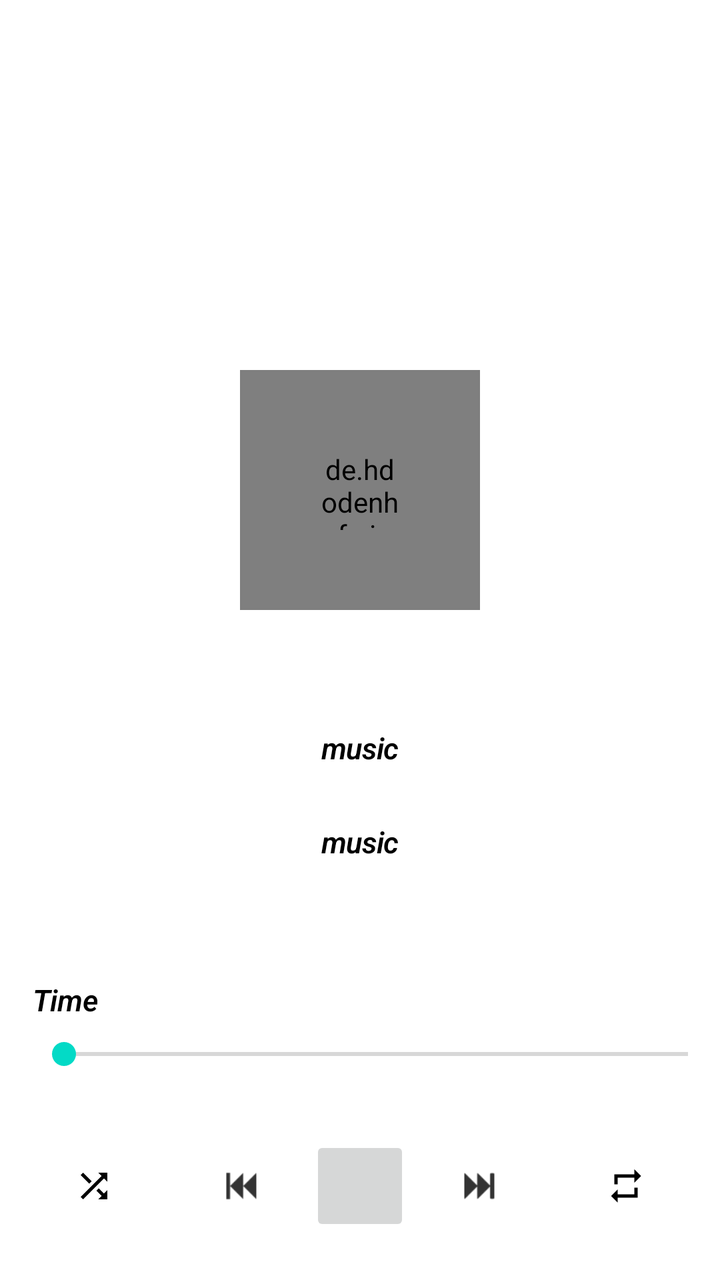
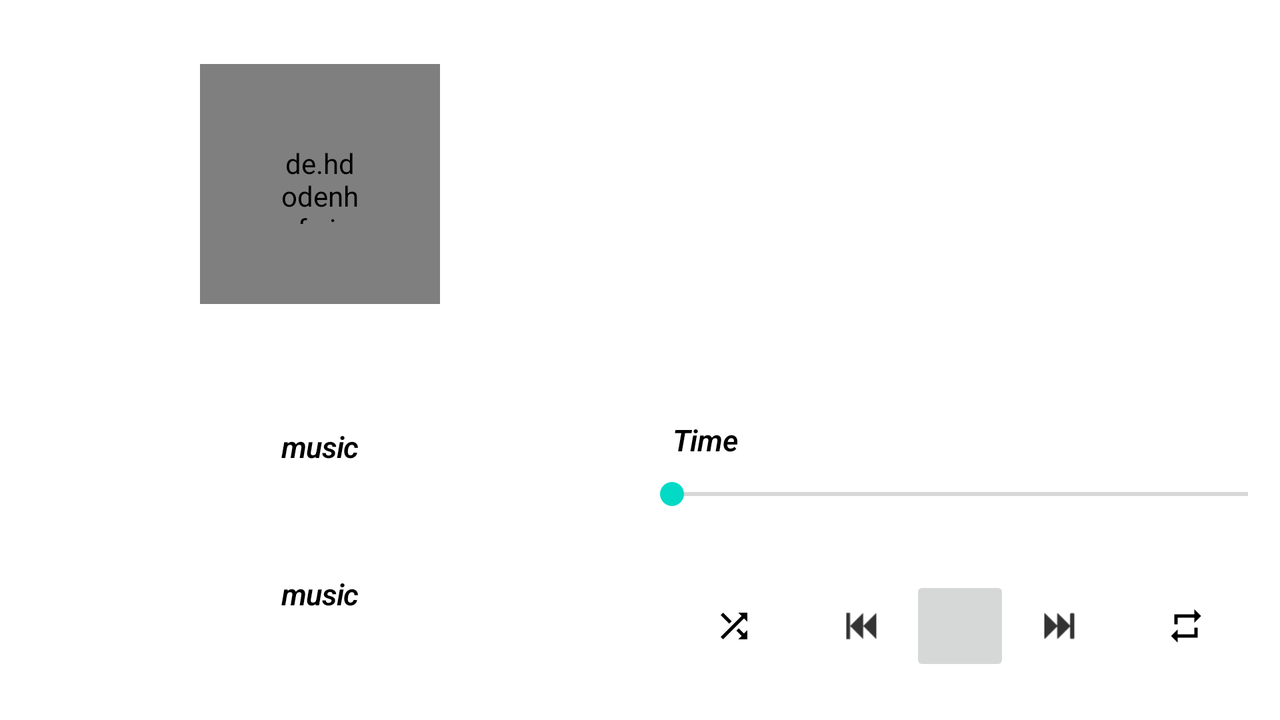

One screen, two layout resources from the same app: the default and the repository's alternative for another configuration. Each is rendered where Android would select it; the XML of both is given below.
<!-- AndroidManifest.xml: application theme Theme.MaterialComponents.Light.DarkActionBar -->
<!-- res/layout/activity_playback_page.xml -->
<?xml version="1.0" encoding="utf-8"?>
<androidx.constraintlayout.widget.ConstraintLayout xmlns:android="http://schemas.android.com/apk/res/android"
    xmlns:app="http://schemas.android.com/apk/res-auto"
    xmlns:tools="http://schemas.android.com/tools"
    android:layout_width="match_parent"
    android:layout_height="match_parent"
    android:id="@+id/play_music_layout"
    tools:context=".controller.PlaybackPageActivity">

    <SeekBar
        android:id="@+id/seekBar_music"
        android:layout_width="match_parent"
        android:layout_height="wrap_content"
        android:layout_marginStart="16dp"
        android:layout_marginLeft="16dp"
        android:layout_marginBottom="32dp"
        app:layout_constraintBottom_toTopOf="@+id/play_music"
        app:layout_constraintEnd_toEndOf="parent"
        app:layout_constraintStart_toStartOf="parent" />

    <TextView
        android:id="@+id/TvmusicName"
        android:layout_width="wrap_content"
        android:layout_height="wrap_content"
        android:layout_marginTop="32dp"
        android:text="music"
        android:textSize="15sp"
        android:textAlignment="center"
        android:textColor="#000000"
        android:textStyle="bold|italic"
        style="@style/TextAppearance.MaterialComponents.Headline2"
        app:layout_constraintBottom_toTopOf="@+id/TvArtistName"
        app:layout_constraintEnd_toEndOf="parent"
        app:layout_constraintHorizontal_bias="0.5"
        app:layout_constraintStart_toStartOf="parent"
        app:layout_constraintTop_toBottomOf="@+id/image_back_music" />

    <TextView
        android:id="@+id/TvArtistName"
        android:layout_width="wrap_content"
        android:layout_height="wrap_content"
        android:layout_marginBottom="32dp"
        android:text="music"
        android:textSize="15sp"
        android:textAlignment="center"
        android:textColor="#000000"
        style="@style/TextAppearance.MaterialComponents.Headline2"
        android:textStyle="bold|italic"
        app:layout_constraintBottom_toTopOf="@+id/text_view_time"
        app:layout_constraintEnd_toEndOf="parent"
        app:layout_constraintStart_toStartOf="parent"
        app:layout_constraintTop_toBottomOf="@+id/TvmusicName" />

    <TextView
        android:id="@+id/text_view_time"
        android:layout_width="wrap_content"
        android:layout_height="wrap_content"
        android:layout_marginStart="16dp"
        android:layout_marginLeft="16dp"
        android:text="Time"
        android:textSize="15sp"
        android:textAlignment="center"
        android:textColor="#000000"
        style="@style/TextAppearance.MaterialComponents.Headline2"
        android:textStyle="bold|italic"
        android:layout_marginBottom="8dp"
        app:layout_constraintBottom_toTopOf="@+id/seekBar_music"
        app:layout_constraintStart_toStartOf="parent" />

    <androidx.appcompat.widget.AppCompatImageButton
        android:id="@+id/shuffle_music"
        app:layout_constraintHorizontal_weight="1"
        android:layout_width="30dp"
        android:layout_height="30dp"
        android:layout_marginStart="32dp"
        android:layout_marginLeft="32dp"
        android:layout_marginBottom="32dp"
        android:background="@drawable/ic_shuffle"
        app:layout_constraintBottom_toBottomOf="parent"
        app:layout_constraintHorizontal_chainStyle="spread_inside"
        app:layout_constraintStart_toStartOf="parent" />

    <androidx.appcompat.widget.AppCompatImageButton
        android:id="@+id/previous_music"
        android:layout_width="30dp"
        android:layout_height="30dp"
        android:layout_marginStart="24dp"
        android:layout_marginLeft="24dp"
        android:background="@drawable/ic_previous_arrow"
        app:layout_constraintBottom_toBottomOf="@+id/shuffle_music"
        app:layout_constraintEnd_toStartOf="@+id/play_music"
        app:layout_constraintHorizontal_weight="1"
        app:layout_constraintStart_toEndOf="@+id/shuffle_music"
        app:layout_constraintTop_toTopOf="@+id/shuffle_music" />

    <androidx.appcompat.widget.AppCompatImageButton
        android:id="@+id/next_music"
        android:layout_width="30dp"
        android:layout_height="30dp"
        android:layout_marginEnd="24dp"
        android:layout_marginRight="24dp"
        android:background="@drawable/ic_next_arrow"
        app:layout_constraintBottom_toBottomOf="@+id/shuffle_music"
        app:layout_constraintEnd_toStartOf="@+id/repeat_music"
        app:layout_constraintHorizontal_weight="1"
        app:layout_constraintStart_toEndOf="@+id/play_music"
        app:layout_constraintTop_toTopOf="@+id/shuffle_music" />

    <androidx.appcompat.widget.AppCompatImageButton
        android:id="@+id/play_music"
        android:layout_width="50dp"
        android:layout_height="50dp"
        app:layout_constraintBottom_toBottomOf="@+id/shuffle_music"
        app:layout_constraintEnd_toStartOf="@+id/repeat_music"
        app:layout_constraintHorizontal_weight="1"
        app:layout_constraintStart_toEndOf="@+id/shuffle_music"
        app:layout_constraintTop_toTopOf="@+id/shuffle_music" />

    <androidx.appcompat.widget.AppCompatImageButton
        android:id="@+id/repeat_music"
        app:layout_constraintHorizontal_weight="1"
        android:layout_width="30dp"
        android:layout_height="30dp"
        android:layout_marginEnd="32dp"
        android:layout_marginRight="32dp"
        android:background="@drawable/ic_repeat"
        app:layout_constraintBottom_toBottomOf="@+id/shuffle_music"
        app:layout_constraintEnd_toEndOf="parent"
        app:layout_constraintHorizontal_chainStyle="spread_inside"
        app:layout_constraintTop_toTopOf="@+id/shuffle_music" />

    <de.hdodenhof.circleimageview.CircleImageView
        android:id="@+id/image_back_music"
        android:layout_width="120dp"
        android:layout_height="120dp"
        android:padding="40dp"
        app:layout_constraintBottom_toTopOf="@+id/text_view_time"
        app:layout_constraintEnd_toEndOf="parent"
        app:layout_constraintStart_toStartOf="parent"
        app:layout_constraintTop_toTopOf="parent" />


</androidx.constraintlayout.widget.ConstraintLayout>
<!-- resources referenced by this layout -->
<resources>
  <!-- drawable ic_next_arrow: png bitmap (drawable-hdpi, 249 bytes) -->
  <!-- drawable ic_previous_arrow: png bitmap (drawable-hdpi, 280 bytes) -->
  <!-- drawable ic_repeat (drawable-anydpi) -->
  <vector xmlns:android="http://schemas.android.com/apk/res/android"
      android:width="24dp"
      android:height="24dp"
      android:viewportWidth="36"
      android:viewportHeight="36"
      android:tint="#000000">
    <group android:translateX="6"
        android:translateY="6">
        <path
            android:fillColor="#FF000000"
            android:pathData="M7,7h10v3l4,-4 -4,-4v3L5,5v6h2L7,7zM17,17L7,17v-3l-4,4 4,4v-3h12v-6h-2v4z"/>
    </group>
  </vector>
  <!-- drawable ic_shuffle (drawable-anydpi) -->
  <vector xmlns:android="http://schemas.android.com/apk/res/android"
      android:width="24dp"
      android:height="24dp"
      android:viewportWidth="36"
      android:viewportHeight="36"
      android:tint="#000000">
    <group android:translateX="6"
        android:translateY="6">
        <path
            android:fillColor="#FF000000"
            android:pathData="M10.59,9.17L5.41,4 4,5.41l5.17,5.17 1.42,-1.41zM14.5,4l2.04,2.04L4,18.59 5.41,20 17.96,7.46 20,9.5L20,4h-5.5zM14.83,13.41l-1.41,1.41 3.13,3.13L14.5,20L20,20v-5.5l-2.04,2.04 -3.13,-3.13z"/>
    </group>
  </vector>
</resources>
<!-- res/layout-land/activity_playback_page.xml (the repository's variant of the layout above) -->
<!-- drawn on the phone turned sideways -->
<?xml version="1.0" encoding="utf-8"?>
<LinearLayout xmlns:android="http://schemas.android.com/apk/res/android"
    xmlns:app="http://schemas.android.com/apk/res-auto"
    xmlns:tools="http://schemas.android.com/tools"
    android:id="@+id/play_music_Linearlayout"
    android:layout_width="match_parent"
    android:layout_height="match_parent"
    tools:context=".controller.PlaybackPageActivity">

    <androidx.constraintlayout.widget.ConstraintLayout
        android:layout_weight="1"
        android:layout_width="match_parent"
        android:layout_height="match_parent">

        <de.hdodenhof.circleimageview.CircleImageView
            android:id="@+id/image_back_music"
            android:layout_width="120dp"
            android:layout_height="120dp"
            android:layout_marginTop="32dp"
            android:padding="40dp"
            app:layout_constraintEnd_toEndOf="parent"
            app:layout_constraintStart_toStartOf="parent"
            app:layout_constraintTop_toTopOf="parent" />

        <TextView
            android:id="@+id/TvmusicName"
            style="@style/TextAppearance.MaterialComponents.Headline2"
            android:layout_width="wrap_content"
            android:layout_height="wrap_content"
            android:layout_marginTop="16dp"
            android:text="music"
            android:textAlignment="center"
            android:textColor="#000000"
            android:textSize="15sp"
            android:textStyle="bold|italic"
            app:layout_constraintBottom_toTopOf="@+id/TvArtistName"
            app:layout_constraintEnd_toEndOf="parent"
            app:layout_constraintStart_toStartOf="parent"
            app:layout_constraintTop_toBottomOf="@+id/image_back_music" />


        <TextView
            android:id="@+id/TvArtistName"
            style="@style/TextAppearance.MaterialComponents.Headline2"
            android:layout_width="wrap_content"
            android:layout_height="wrap_content"
            android:layout_marginTop="8dp"
            android:layout_marginBottom="8dp"
            android:text="music"
            android:textAlignment="center"
            android:textColor="#000000"
            android:textSize="15sp"
            android:textStyle="bold|italic"
            app:layout_constraintBottom_toBottomOf="parent"
            app:layout_constraintEnd_toEndOf="parent"
            app:layout_constraintStart_toStartOf="parent"
            app:layout_constraintTop_toBottomOf="@+id/TvmusicName" />

    </androidx.constraintlayout.widget.ConstraintLayout>

    <androidx.constraintlayout.widget.ConstraintLayout
        android:layout_weight="1"
        android:layout_width="match_parent"
        android:layout_height="match_parent">

    <SeekBar
        android:id="@+id/seekBar_music"
        android:layout_width="match_parent"
        android:layout_height="wrap_content"
        android:layout_marginBottom="32dp"
        app:layout_constraintBottom_toTopOf="@+id/play_music"
        app:layout_constraintEnd_toEndOf="parent" />

    <TextView
        android:id="@+id/text_view_time"
        style="@style/TextAppearance.MaterialComponents.Headline2"
        android:layout_width="wrap_content"
        android:layout_height="wrap_content"
        android:layout_marginStart="16dp"
        android:layout_marginLeft="16dp"
        android:layout_marginBottom="8dp"
        android:text="Time"
        android:textAlignment="center"
        android:textColor="#000000"
        android:textSize="15sp"
        android:textStyle="bold|italic"
        app:layout_constraintBottom_toTopOf="@+id/seekBar_music"
        app:layout_constraintStart_toStartOf="parent" />

    <androidx.appcompat.widget.AppCompatImageButton
        android:id="@+id/shuffle_music"
        android:layout_width="30dp"
        android:layout_height="30dp"
        android:layout_marginStart="32dp"
        android:layout_marginLeft="32dp"
        android:layout_marginBottom="32dp"
        android:background="@drawable/ic_shuffle"
        app:layout_constraintBottom_toBottomOf="parent"
        app:layout_constraintHorizontal_chainStyle="spread_inside"
        app:layout_constraintHorizontal_weight="1"
        app:layout_constraintStart_toStartOf="parent" />

    <androidx.appcompat.widget.AppCompatImageButton
        android:id="@+id/previous_music"
        android:layout_width="30dp"
        android:layout_height="30dp"
        android:layout_marginStart="24dp"
        android:layout_marginLeft="24dp"
        android:background="@drawable/ic_previous_arrow"
        app:layout_constraintBottom_toBottomOf="@+id/shuffle_music"
        app:layout_constraintEnd_toStartOf="@+id/play_music"
        app:layout_constraintHorizontal_weight="1"
        app:layout_constraintStart_toEndOf="@+id/shuffle_music"
        app:layout_constraintTop_toTopOf="@+id/shuffle_music" />

    <androidx.appcompat.widget.AppCompatImageButton
        android:id="@+id/next_music"
        android:layout_width="30dp"
        android:layout_height="30dp"
        android:layout_marginEnd="24dp"
        android:layout_marginRight="24dp"
        android:background="@drawable/ic_next_arrow"
        app:layout_constraintBottom_toBottomOf="@+id/shuffle_music"
        app:layout_constraintEnd_toStartOf="@+id/repeat_music"
        app:layout_constraintHorizontal_weight="1"
        app:layout_constraintStart_toEndOf="@+id/play_music"
        app:layout_constraintTop_toTopOf="@+id/shuffle_music" />

    <androidx.appcompat.widget.AppCompatImageButton
        android:id="@+id/play_music"
        android:layout_width="50dp"
        android:layout_height="50dp"
        app:layout_constraintBottom_toBottomOf="@+id/shuffle_music"
        app:layout_constraintEnd_toStartOf="@+id/repeat_music"
        app:layout_constraintHorizontal_weight="1"
        app:layout_constraintStart_toEndOf="@+id/shuffle_music"
        app:layout_constraintTop_toTopOf="@+id/shuffle_music" />

    <androidx.appcompat.widget.AppCompatImageButton
        android:id="@+id/repeat_music"
        android:layout_width="30dp"
        android:layout_height="30dp"
        android:layout_marginEnd="32dp"
        android:layout_marginRight="32dp"
        android:background="@drawable/ic_repeat"
        app:layout_constraintBottom_toBottomOf="@+id/shuffle_music"
        app:layout_constraintEnd_toEndOf="parent"
        app:layout_constraintHorizontal_chainStyle="spread_inside"
        app:layout_constraintHorizontal_weight="1"
        app:layout_constraintTop_toTopOf="@+id/shuffle_music" />

    </androidx.constraintlayout.widget.ConstraintLayout>


</LinearLayout>
